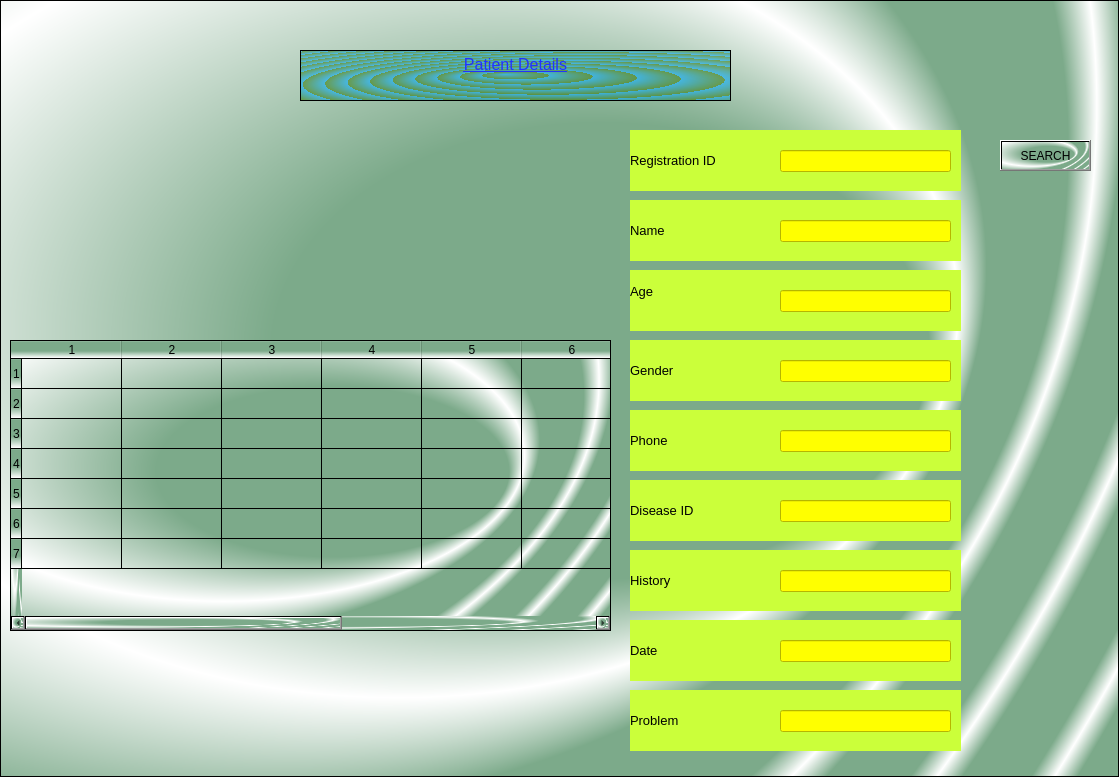
<?xml version="1.0" encoding="UTF-8"?>
<ui version="4.0">
 <class>PatientDetail</class>
 <widget class="QFrame" name="PatientDetail">
  <property name="geometry">
   <rect>
    <x>0</x>
    <y>0</y>
    <width>1119</width>
    <height>777</height>
   </rect>
  </property>
  <property name="windowTitle">
   <string>mytable</string>
  </property>
  <property name="styleSheet">
   <string notr="true">background-color:qradialgradient(spread:reflect, cx:0.356, cy:0.397727, radius:0.5, fx:0.794, fy:0.528364, stop:0.587065 rgba(124, 170, 138, 255), stop:1 rgba(255, 255, 255, 255))</string>
  </property>
  <property name="frameShape">
   <enum>QFrame::StyledPanel</enum>
  </property>
  <property name="frameShadow">
   <enum>QFrame::Raised</enum>
  </property>
  <widget class="QTextBrowser" name="textBrowser">
   <property name="geometry">
    <rect>
     <x>300</x>
     <y>50</y>
     <width>431</width>
     <height>51</height>
    </rect>
   </property>
   <property name="styleSheet">
    <string notr="true">background-color:qradialgradient(spread:repeat, cx:0.5, cy:0.5, radius:0.077, fx:0.475, fy:0.477273, stop:0 rgba(0, 169, 255, 147), stop:1 rgba(55, 121, 0, 147))</string>
   </property>
   <property name="html">
    <string>&lt;!DOCTYPE HTML PUBLIC &quot;-//W3C//DTD HTML 4.0//EN&quot; &quot;http://www.w3.org/TR/REC-html40/strict.dtd&quot;&gt;
&lt;html&gt;&lt;head&gt;&lt;meta name=&quot;qrichtext&quot; content=&quot;1&quot; /&gt;&lt;style type=&quot;text/css&quot;&gt;
p, li { white-space: pre-wrap; }
&lt;/style&gt;&lt;/head&gt;&lt;body style=&quot; font-family:'MS Shell Dlg 2'; font-size:8.13913pt; font-weight:400; font-style:normal;&quot;&gt;
&lt;p align=&quot;center&quot; style=&quot; margin-top:12px; margin-bottom:12px; margin-left:0px; margin-right:0px; -qt-block-indent:0; text-indent:0px;&quot;&gt;&lt;span style=&quot; font-size:12pt; text-decoration: underline; color:#2331ff;&quot;&gt;Patient Details&lt;/span&gt;&lt;/p&gt;&lt;/body&gt;&lt;/html&gt;</string>
   </property>
  </widget>
  <widget class="QLabel" name="textregistrationid">
   <property name="geometry">
    <rect>
     <x>630</x>
     <y>130</y>
     <width>331</width>
     <height>61</height>
    </rect>
   </property>
   <property name="styleSheet">
    <string notr="true">background-color:rgb(203, 255, 58)</string>
   </property>
   <property name="text">
    <string>&lt;html&gt;&lt;head/&gt;&lt;body&gt;&lt;p&gt;&lt;span style=&quot; font-size:10pt;&quot;&gt;Registration ID&lt;/span&gt;&lt;/p&gt;&lt;/body&gt;&lt;/html&gt;</string>
   </property>
  </widget>
  <widget class="QLabel" name="textname">
   <property name="geometry">
    <rect>
     <x>630</x>
     <y>200</y>
     <width>331</width>
     <height>61</height>
    </rect>
   </property>
   <property name="styleSheet">
    <string notr="true">background-color:rgb(203, 255, 58)</string>
   </property>
   <property name="text">
    <string>&lt;html&gt;&lt;head/&gt;&lt;body&gt;&lt;p&gt;&lt;span style=&quot; font-size:10pt;&quot;&gt;Name&lt;/span&gt;&lt;/p&gt;&lt;/body&gt;&lt;/html&gt;</string>
   </property>
  </widget>
  <widget class="QLabel" name="textage">
   <property name="geometry">
    <rect>
     <x>630</x>
     <y>270</y>
     <width>331</width>
     <height>61</height>
    </rect>
   </property>
   <property name="styleSheet">
    <string notr="true">background-color:rgb(203, 255, 58)</string>
   </property>
   <property name="text">
    <string>&lt;html&gt;&lt;head/&gt;&lt;body&gt;&lt;p&gt;&lt;br/&gt;&lt;span style=&quot; font-size:10pt;&quot;&gt;Age&lt;/span&gt;&lt;/p&gt;&lt;p&gt;&lt;span style=&quot; font-size:10pt;&quot;&gt;&lt;br/&gt;&lt;/span&gt;&lt;/p&gt;&lt;/body&gt;&lt;/html&gt;</string>
   </property>
  </widget>
  <widget class="QLabel" name="textgender">
   <property name="geometry">
    <rect>
     <x>630</x>
     <y>340</y>
     <width>331</width>
     <height>61</height>
    </rect>
   </property>
   <property name="styleSheet">
    <string notr="true">background-color:rgb(203, 255, 58)</string>
   </property>
   <property name="text">
    <string>&lt;html&gt;&lt;head/&gt;&lt;body&gt;&lt;p&gt;&lt;span style=&quot; font-size:10pt;&quot;&gt;Gender&lt;/span&gt;&lt;/p&gt;&lt;/body&gt;&lt;/html&gt;</string>
   </property>
  </widget>
  <widget class="QLabel" name="textphone">
   <property name="geometry">
    <rect>
     <x>630</x>
     <y>410</y>
     <width>331</width>
     <height>61</height>
    </rect>
   </property>
   <property name="styleSheet">
    <string notr="true">background-color:rgb(203, 255, 58)</string>
   </property>
   <property name="text">
    <string>&lt;html&gt;&lt;head/&gt;&lt;body&gt;&lt;p&gt;&lt;span style=&quot; font-size:10pt;&quot;&gt;Phone&lt;/span&gt;&lt;/p&gt;&lt;/body&gt;&lt;/html&gt;</string>
   </property>
  </widget>
  <widget class="QLabel" name="textdate">
   <property name="geometry">
    <rect>
     <x>630</x>
     <y>620</y>
     <width>331</width>
     <height>61</height>
    </rect>
   </property>
   <property name="styleSheet">
    <string notr="true">background-color:rgb(203, 255, 58)</string>
   </property>
   <property name="text">
    <string>&lt;html&gt;&lt;head/&gt;&lt;body&gt;&lt;p&gt;&lt;span style=&quot; font-size:10pt;&quot;&gt;Date&lt;/span&gt;&lt;/p&gt;&lt;/body&gt;&lt;/html&gt;</string>
   </property>
  </widget>
  <widget class="QLabel" name="textdiseaseid">
   <property name="geometry">
    <rect>
     <x>630</x>
     <y>480</y>
     <width>331</width>
     <height>61</height>
    </rect>
   </property>
   <property name="styleSheet">
    <string notr="true">background-color:rgb(203, 255, 58)</string>
   </property>
   <property name="text">
    <string>&lt;html&gt;&lt;head/&gt;&lt;body&gt;&lt;p&gt;&lt;span style=&quot; font-size:10pt;&quot;&gt;Disease ID&lt;/span&gt;&lt;/p&gt;&lt;/body&gt;&lt;/html&gt;</string>
   </property>
  </widget>
  <widget class="QLabel" name="texthistory">
   <property name="geometry">
    <rect>
     <x>630</x>
     <y>550</y>
     <width>331</width>
     <height>61</height>
    </rect>
   </property>
   <property name="styleSheet">
    <string notr="true">background-color:rgb(203, 255, 58)</string>
   </property>
   <property name="text">
    <string>&lt;html&gt;&lt;head/&gt;&lt;body&gt;&lt;p&gt;&lt;span style=&quot; font-size:10pt;&quot;&gt;History&lt;/span&gt;&lt;/p&gt;&lt;/body&gt;&lt;/html&gt;</string>
   </property>
  </widget>
  <widget class="QLineEdit" name="txtregistrationid">
   <property name="geometry">
    <rect>
     <x>780</x>
     <y>150</y>
     <width>171</width>
     <height>22</height>
    </rect>
   </property>
   <property name="styleSheet">
    <string notr="true">background-color:rgb(255, 255, 0)</string>
   </property>
   <property name="text">
    <string/>
   </property>
  </widget>
  <widget class="QLineEdit" name="txtname">
   <property name="geometry">
    <rect>
     <x>780</x>
     <y>220</y>
     <width>171</width>
     <height>22</height>
    </rect>
   </property>
   <property name="styleSheet">
    <string notr="true">background-color:rgb(255, 255, 0)</string>
   </property>
   <property name="text">
    <string/>
   </property>
  </widget>
  <widget class="QLineEdit" name="txtage">
   <property name="geometry">
    <rect>
     <x>780</x>
     <y>290</y>
     <width>171</width>
     <height>22</height>
    </rect>
   </property>
   <property name="styleSheet">
    <string notr="true">background-color:rgb(255, 255, 0)</string>
   </property>
   <property name="text">
    <string/>
   </property>
  </widget>
  <widget class="QLineEdit" name="txtgender">
   <property name="geometry">
    <rect>
     <x>780</x>
     <y>360</y>
     <width>171</width>
     <height>22</height>
    </rect>
   </property>
   <property name="styleSheet">
    <string notr="true">background-color:rgb(255, 255, 0)</string>
   </property>
   <property name="text">
    <string/>
   </property>
  </widget>
  <widget class="QLineEdit" name="txtphone">
   <property name="geometry">
    <rect>
     <x>780</x>
     <y>430</y>
     <width>171</width>
     <height>22</height>
    </rect>
   </property>
   <property name="styleSheet">
    <string notr="true">background-color:rgb(255, 255, 0)</string>
   </property>
   <property name="text">
    <string/>
   </property>
  </widget>
  <widget class="QLineEdit" name="txtdiseaseid">
   <property name="geometry">
    <rect>
     <x>780</x>
     <y>500</y>
     <width>171</width>
     <height>22</height>
    </rect>
   </property>
   <property name="styleSheet">
    <string notr="true">background-color:rgb(255, 255, 0)</string>
   </property>
   <property name="text">
    <string/>
   </property>
  </widget>
  <widget class="QLineEdit" name="txthistory">
   <property name="geometry">
    <rect>
     <x>780</x>
     <y>570</y>
     <width>171</width>
     <height>22</height>
    </rect>
   </property>
   <property name="styleSheet">
    <string notr="true">background-color:rgb(255, 255, 0)</string>
   </property>
   <property name="text">
    <string/>
   </property>
  </widget>
  <widget class="QLineEdit" name="txtdate">
   <property name="geometry">
    <rect>
     <x>780</x>
     <y>640</y>
     <width>171</width>
     <height>22</height>
    </rect>
   </property>
   <property name="styleSheet">
    <string notr="true">background-color:rgb(255, 255, 0)</string>
   </property>
   <property name="text">
    <string/>
   </property>
  </widget>
  <widget class="QLabel" name="textaddress">
   <property name="geometry">
    <rect>
     <x>630</x>
     <y>690</y>
     <width>331</width>
     <height>61</height>
    </rect>
   </property>
   <property name="styleSheet">
    <string notr="true">background-color:rgb(203, 255, 58)</string>
   </property>
   <property name="text">
    <string>&lt;html&gt;&lt;head/&gt;&lt;body&gt;&lt;p&gt;&lt;span style=&quot; font-size:10pt;&quot;&gt;Problem&lt;/span&gt;&lt;/p&gt;&lt;/body&gt;&lt;/html&gt;</string>
   </property>
  </widget>
  <widget class="QLineEdit" name="txtproblem">
   <property name="geometry">
    <rect>
     <x>780</x>
     <y>710</y>
     <width>171</width>
     <height>22</height>
    </rect>
   </property>
   <property name="styleSheet">
    <string notr="true">background-color:rgb(255, 255, 0)</string>
   </property>
   <property name="text">
    <string/>
   </property>
  </widget>
  <widget class="QPushButton" name="btnsearch">
   <property name="geometry">
    <rect>
     <x>1000</x>
     <y>140</y>
     <width>91</width>
     <height>31</height>
    </rect>
   </property>
   <property name="text">
    <string>SEARCH</string>
   </property>
  </widget>
  <widget class="QTableWidget" name="tableWidget">
   <property name="geometry">
    <rect>
     <x>10</x>
     <y>340</y>
     <width>601</width>
     <height>291</height>
    </rect>
   </property>
   <property name="rowCount">
    <number>7</number>
   </property>
   <property name="columnCount">
    <number>9</number>
   </property>
   <row/>
   <row/>
   <row/>
   <row/>
   <row/>
   <row/>
   <row/>
   <column/>
   <column/>
   <column/>
   <column/>
   <column/>
   <column/>
   <column/>
   <column/>
   <column/>
  </widget>
 </widget>
 <resources/>
 <connections/>
</ui>
